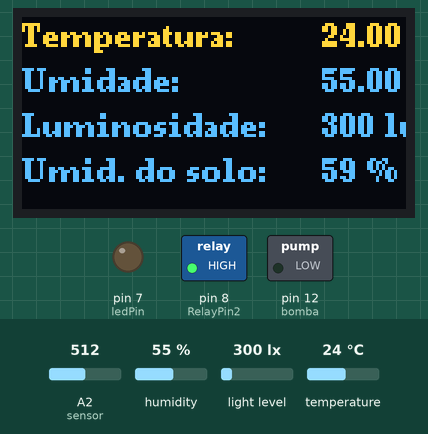
This sketch was run on a simulated Arduino Uno, built with avr-gcc and run on an emulated ATmega328P. Parts: 128×64 one-colour display, switched loads named in the sketch (green lamp = pin HIGH), output pins drawn as LEDs (lit = HIGH). Inputs (shaded band) come from the test bench; at power-on: light level 300 lx, temperature 24 °C, A2 (sensor) = 512, humidity 55 %. The OLED is the two-colour kind (top 16 rows yellow); what the sketch prints to the serial monitor is not drawn.

Above: at 3.2 s.
3.3 s: light level set to 106 lx
At 5.7 s:
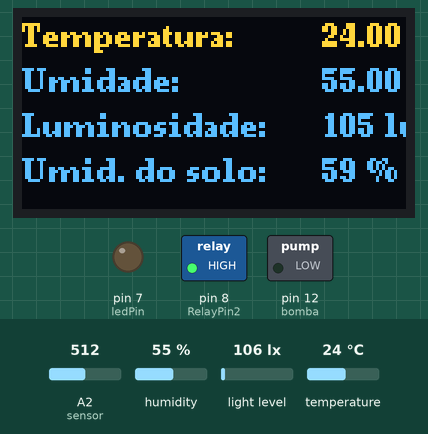
6.2 s: light level set to 90 lx
At 6.8 s:
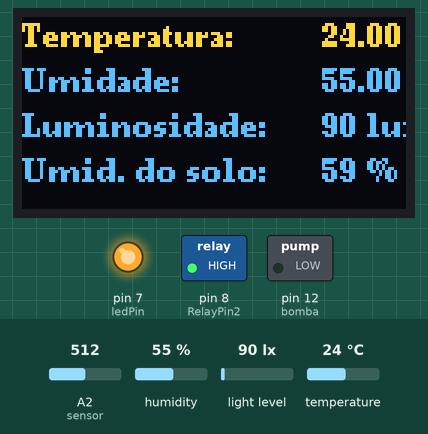
9.1 s: temperature set to 22 °C
At 11.3 s:
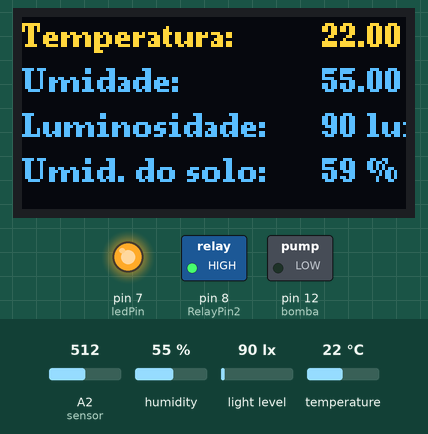
12.2 s: temperature set to 19 °C
At 13.6 s:
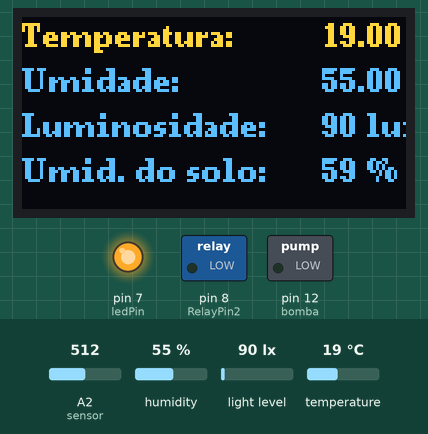
15.1 s: A2 (sensor) set to 716
At 18.1 s:
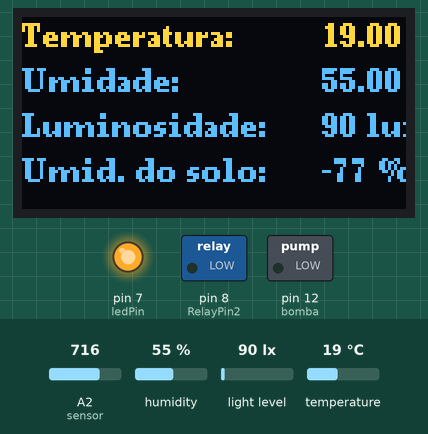
18.7 s: light level set to 500 lx
At 20.4 s:
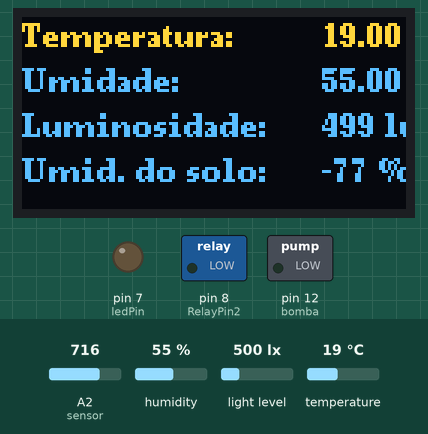
Timing chart, 0 to 21.9 s (numbered marks = the images above; inputs shaded):
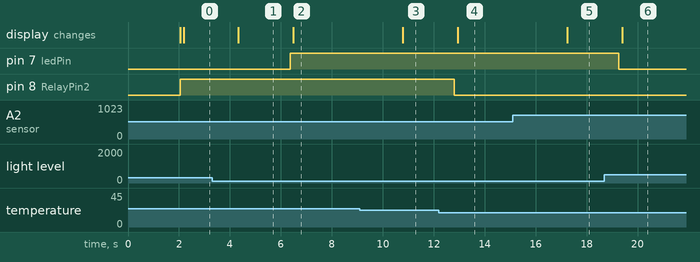

The sketch:

greenhouse_code.ino
```cpp
#include "dht.h" // Inclusão de biblioteca
#include <BH1750.h>
#include <U8g2lib.h>

#define sensor A2
#define molhado 450
#define seco 600

const int pinoDHT11 = 4; // Pino utilizado pelo DHT11
const int ledPin = 7; // Definindo o pino 7 como o pino do LED
const int RelayPin2 = 8; // Liga ventoinha
const int bomba = 12; //Liga o relé da bomba

dht DHT; // Variável do tipo DHT
BH1750 lightMeter; // Define o sensor como BH1750

// Inicializa o display gráfico (substitua U8G2_R0 pelo seu tipo de display)
U8G2_SSD1306_128X64_NONAME_F_HW_I2C u8g2(U8G2_R0, /* reset=*/ U8X8_PIN_NONE);

void setup() {
  Serial.begin(9600); // Inicializa a serial
  pinMode(ledPin, OUTPUT); // Define o pino do LED como saída
  pinMode(RelayPin2, OUTPUT);
  lightMeter.begin(); // Inicializa o BH1750
  pinMode(12, OUTPUT); // Configura a saída digital 12 como saída
  delay(2000); // Intervalo de 2 segundos antes de iniciar

  u8g2.begin(); // Inicializa o display gráfico
}

void loop() {
  DHT.read11(pinoDHT11); // Lê as informações do sensor
  uint16_t lux = lightMeter.readLightLevel(); // Lê os valores do sensor de lux

  // Temperatura e Luminosidade
  if (DHT.temperature < 18 || lux < 100) { // Verifica se a temperatura é maior que 22 graus Celsius ou a luminosidade é menor que 50 lux
    digitalWrite(ledPin, HIGH); // Acende o LED na saída 7
  } else {
    digitalWrite(ledPin, LOW); // Mantém o LED na saída 7 apagado
  }

  // Verifica se a temperatura é maior que 20 graus Celsius para ligar a ventoinha
  if (DHT.temperature > 20) {
    digitalWrite(RelayPin2, HIGH); // Liga a ventoinha na saída 8
  } else {
    digitalWrite(RelayPin2, LOW); // Desliga a ventoinha na saída 8
  }

  //Verifica a umidade do solo e aciona a bomba
  if (sensor > 20) {
    digitalWrite(bomba, HIGH); // Liga a bomba na saída 12
  } else {
    digitalWrite(bomba, LOW); // Desliga a bomba na saída 12
  }

  // Umidade do Solo
  int valor = analogRead(sensor);
  int pre = map(valor, molhado, seco, 100, 0);

  // Exibe os valores no display gráfico
  u8g2.clearBuffer(); // Limpa o buffer do display

  u8g2.setFont(u8g2_font_ncenB08_tr); // Define a fonte
  u8g2.drawStr(0, 10, "Temperatura:");
  u8g2.setCursor(100, 10);
  u8g2.print(DHT.temperature);
  u8g2.print(" C");

  u8g2.drawStr(0, 25, "Umidade:");
  u8g2.setCursor(100, 25);
  u8g2.print(DHT.humidity);
  u8g2.print(" %");

  u8g2.drawStr(0, 40, "Luminosidade:");
  u8g2.setCursor(100, 40);
  u8g2.print(lux);
  u8g2.print(" lux");

  u8g2.drawStr(0, 55, "Umid. do solo:");
  u8g2.setCursor(100, 55);
  u8g2.print(pre);
  u8g2.print(" %");

  u8g2.sendBuffer(); // Envia o buffer para o display

  Serial.print("Umidade: ");
  Serial.print(DHT.humidity);
  Serial.print("% / Temperatura: ");
  Serial.print(DHT.temperature, 0);
  Serial.println("*C");
  Serial.print("Luminosidade: ");
  Serial.print(lux);
  Serial.println(" lux");
  Serial.println(valor);

  delay(2000); // Intervalo de 2 segundos
}
```

Measured:
- the behaviour switches between 101 and 100 lx on light level (found by bisection; images 1 and 2)
- the behaviour switches between 21 and 20 °C on temperature (found by bisection; images 3 and 4)
- after the input at 3.3 s, the display: changes after 1.0 s (image 1)
- after the input at 6.2 s, pin 7 (ledPin): LOW → HIGH after 0.16 s; the display: changes after 0.29 s (image 2)
- after the input at 9.1 s, the display: changes after 1.7 s (image 3)
- after the input at 12.2 s, pin 8 (RelayPin2): HIGH → LOW after 0.61 s; the display: changes after 0.74 s (image 4)
- after the input at 15.1 s, the display: changes after 2.1 s (image 5)
- after the input at 18.7 s, pin 7 (ledPin): HIGH → LOW after 0.56 s; the display: changes after 0.69 s (image 6)
